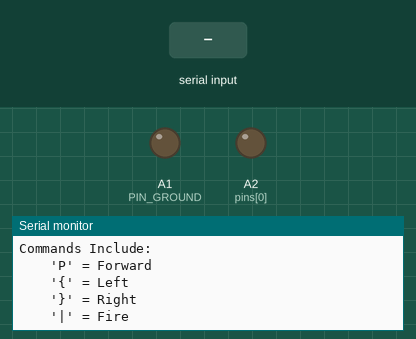
A sketch run on a simulated Arduino Uno, built with avr-gcc and run on an emulated ATmega328P. Shown: output pins drawn as LEDs (lit = HIGH), the last lines printed to the serial monitor. The test bench sets the inputs (shaded band).

Above: at 1.2 s.
1.3 s: "P" received over Serial
At 2.5 s:
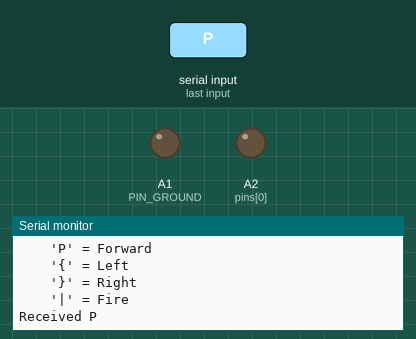
2.8 s: "{" received over Serial
At 3.8 s:
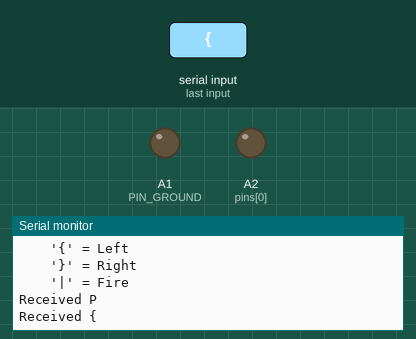
4.3 s: "}" received over Serial
At 4.9 s:
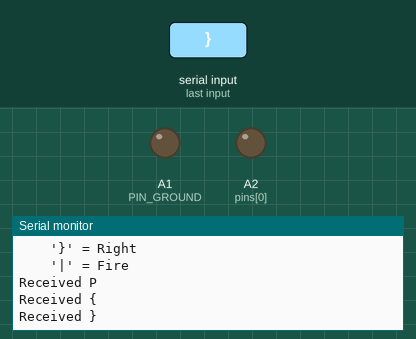
5.8 s: "|" received over Serial
At 7.2 s:
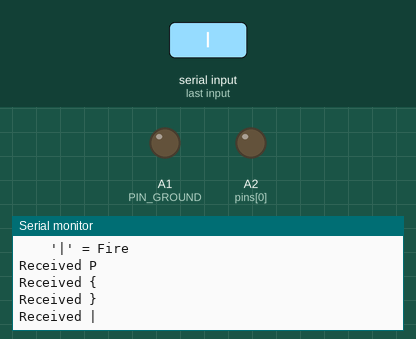

Measured:
- after the input at 1.3 s, the serial monitor: prints a new line at once (image 1)
- after the input at 2.8 s, the serial monitor: prints a new line at once (image 2)
- after the input at 4.3 s, the serial monitor: prints a new line at once (image 3)
- after the input at 5.8 s, the serial monitor: prints a new line at once (image 4)

The sketch:

TestHexBugController.ino
```cpp
// (licence header left out)
#define PIN_GROUND A1
int pins[]= {A2, A3, A4, A5};
#define NPINS 4
#define COMMAND_FOREWARD 3
#define COMMAND_LEFT 1
#define COMMAND_RIGHT 2
#define COMMAND_FIRE 0

volatile char inChar;
unsigned long lastCommand_millis = 0;
int commndDuration_millis = 500;


void setup() {
  // initialize serial:
  Serial.begin(115200);

  // print help
  Serial.println("TestHexBugController: starting...");
  Serial.println("Commands Include: ");
  Serial.println("    'P' = Forward");
  Serial.println("    '{' = Left");
  Serial.println("    '}' = Right");
  Serial.println("    '|' = Fire");

  //initialize the pins
  pinMode(PIN_GROUND,OUTPUT); digitalWrite(PIN_GROUND,LOW);
  stopAllPins();
}

void stopAllPins() {
  //stopping all pins means putting them into a high impedance state
  //Serial.println("Stopping All Pins...");
  for (int Ipin=0; Ipin < NPINS; Ipin++) {
    digitalWrite(pins[Ipin],LOW);
    pinMode(pins[Ipin],INPUT);
  }
}

void loop() {
  // print the string when a newline arrives:
  if (millis() > lastCommand_millis+commndDuration_millis) {
    lastCommand_millis = millis()+10000; //don't do this branch for a while
    stopAllPins();
  }
}

void issueCommand(int command_pin_ind) {
  if (command_pin_ind < NPINS) {
    stopAllPins();
    pinMode(pins[command_pin_ind],OUTPUT);
    digitalWrite(pins[command_pin_ind],LOW);
    lastCommand_millis = millis();  //time the command was received
  }
}


/*
  SerialEvent occurs whenever a new data comes in the
 hardware serial RX.  This routine is run between each
 time loop() runs, so using delay inside loop can delay
 response.  Multiple bytes of data may be available.
 */
void serialEvent() {
  while (Serial.available()) {
    char inChar = (char)Serial.read();
    Serial.print("Received "); Serial.println(inChar);
    switch (inChar) {
     case 'P':
       issueCommand(COMMAND_FOREWARD); break;
     case '{':
       issueCommand(COMMAND_LEFT); break;
     case '}':
       issueCommand(COMMAND_RIGHT); break;
     case '|':
       issueCommand(COMMAND_FIRE); break;
     }
  }
}
```
